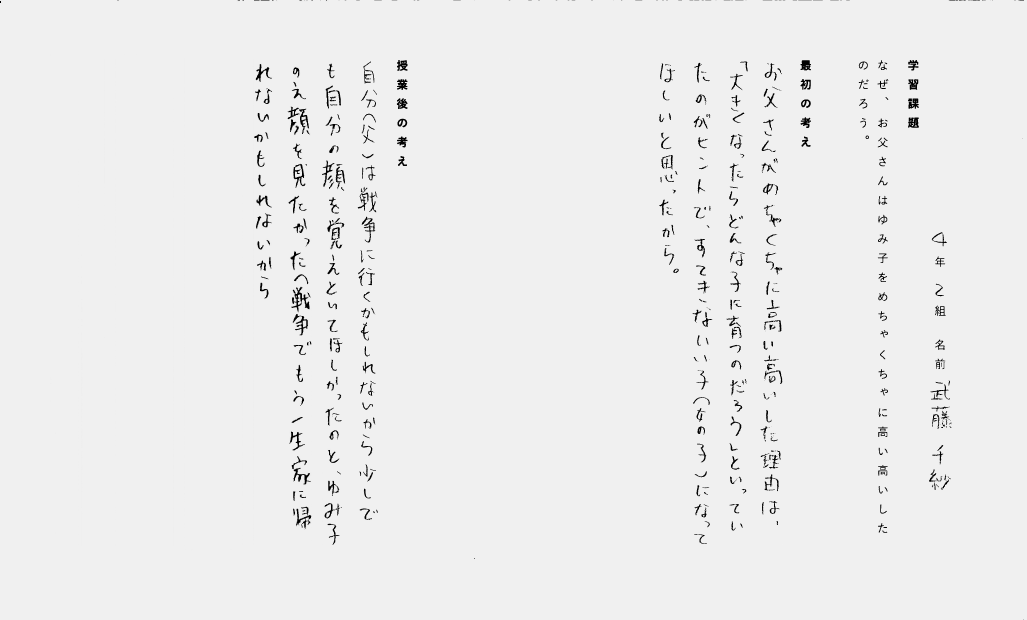
#> input picture temp/test_imgs/space_added_30.jpg, 4107 x 2480 px (shown at 1/4 size)
$ python remove_line.py temp/test_imgs/space_added_30.jpg
#> lines starting #> are read from the running program, lines starting #| are printed output that depends on the picture; after the words box and inside, x2 and y2 are one past the last pixel; in counts of white or black regions, pixels touching at a corner belong together
### needed_functions.py
import cv2
import base64
import numpy as np


def grayscale(image):
    return cv2.cvtColor(image, cv2.COLOR_BGR2GRAY)

def noise_reduce(img):
    gray_image = grayscale(img)
    thresh, im_bw = cv2.threshold(gray_image, 210, 255, cv2.THRESH_BINARY)
    kernel = np.ones((1, 1), np.uint8)
    image = cv2.dilate(im_bw, kernel, iterations=1)
    kernel = np.ones((1, 1), np.uint8)
    image = cv2.erode(image, kernel, iterations=1)
    image = cv2.morphologyEx(image, cv2.MORPH_CLOSE, kernel)
    image = cv2.medianBlur(image, 3)
    return image

# [4 lines left out: function encode_to_base64, not called in this run]

### remove_line.py
import cv2
import numpy as np
import sys
from needed_functions import noise_reduce
import numpy as np

space = 30

def myFunc(x):
	return x[0]

def thick_font(image):
    import numpy as np
    image = cv2.bitwise_not(image)
    kernel = np.ones((2,2),np.uint8)
    image = cv2.dilate(image, kernel, iterations=1)
    image = cv2.bitwise_not(image)
    return image

#background color
background = 255
working_dir="temp/test_imgs/"


def main(argv):
    # [load_image]
    # Check number of arguments
    if len(argv) < 1:
        print ('Not enough parameters')
        print ('Usage:\nremove_line.py < path_to_image >')
        return -1

    image = cv2.imread(argv[0], cv2.IMREAD_COLOR)
#> image is the input picture: shape (2480, 4107, 3); min 0, max 252, mean 236.9
    if image is None:
        print ('Error opening image: ' + argv[0])
        return -1
    cv2.imshow('raw', image)
    gray = noise_reduce(image)
    # gray = cv2.cvtColor(image,cv2.COLOR_BGR2GRAY)
    thresh = cv2.threshold(gray, 0, background, cv2.THRESH_BINARY_INV + cv2.THRESH_OTSU)[1]
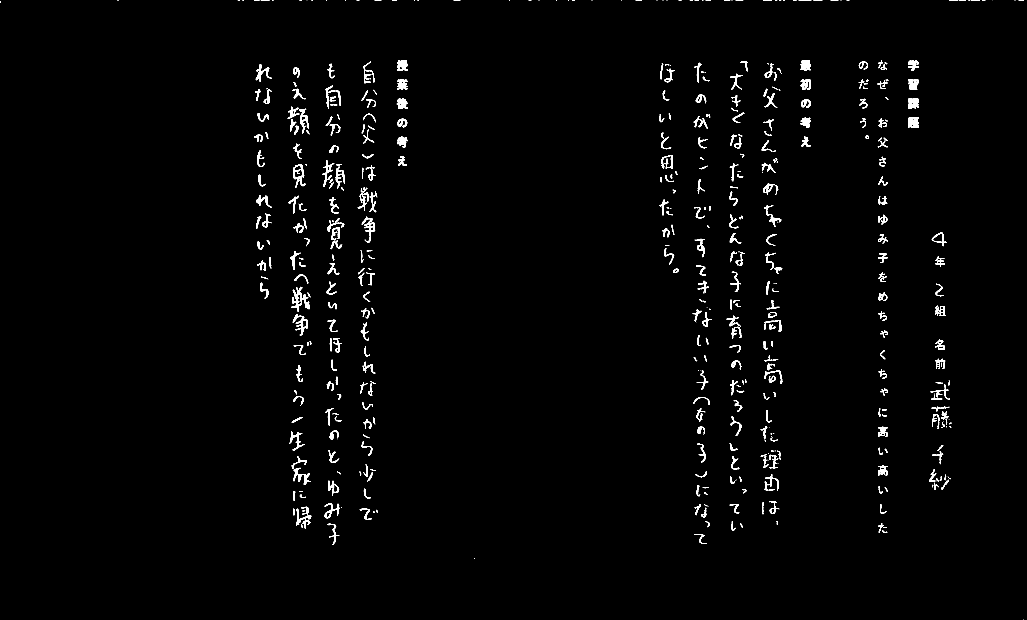
#> thresh: shape (2480, 4107) (shown at 1/4 size); 1.3% white; 591 white regions (137 under 20 px), largest, box (x1, y1, x2, y2) and area: (1165, 1147, 1238, 1247) 2272, (1173, 656, 1221, 750) 1502, (1171, 1256, 1232, 1341) 1480
    cv2.imshow('gray', gray)
    #Dilate
    dilate_kernel = cv2.getStructuringElement(cv2.MORPH_RECT, (1, 10)) #(width, height)
    dilation = cv2.dilate(thresh, dilate_kernel, iterations = 1)
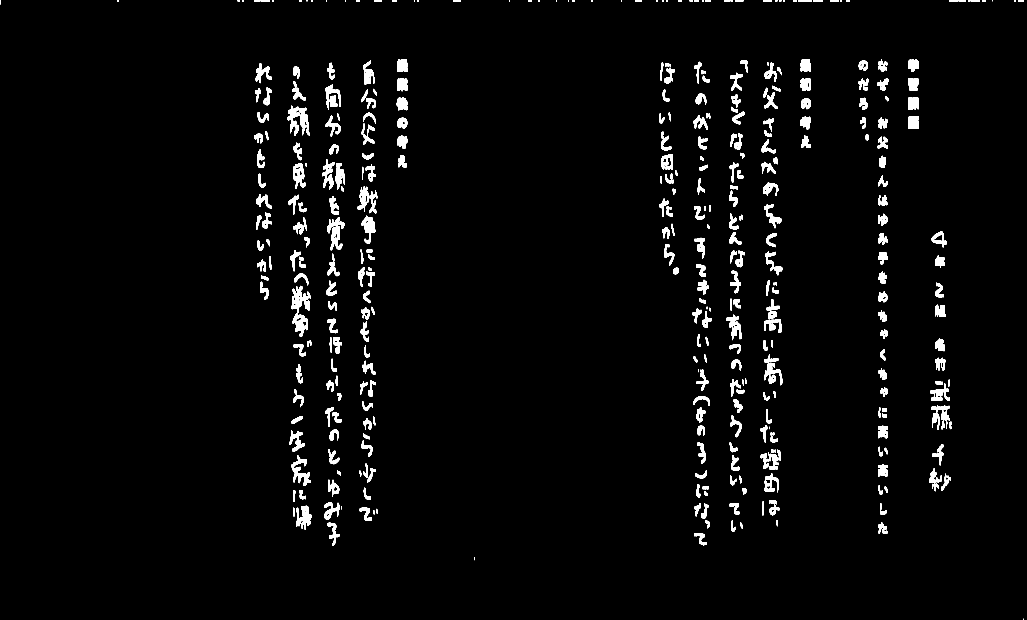
#> dilation: shape (2480, 4107) (shown at 1/4 size); 2.7% white; 468 white regions (15 under 20 px), largest, box (x1, y1, x2, y2) and area: (1165, 1143, 1242, 1252) 3919, (1167, 1821, 1242, 1943) 3385, (1184, 2023, 1245, 2119) 3006

    cv2.imshow('dilation', dilation)

    # Remove vertical line
    vertical_kernel = cv2.getStructuringElement(cv2.MORPH_RECT, (1, 55)) #(width, height)
    vertical_lines = cv2.morphologyEx(dilation, cv2.MORPH_OPEN, vertical_kernel, iterations=2)
#> vertical_lines: shape (2480, 4107); every value is 0
    cnts = cv2.findContours(vertical_lines, cv2.RETR_EXTERNAL, cv2.CHAIN_APPROX_SIMPLE)
#> cnts = 0 contours
    cnts = cnts[0] if len(cnts) == 2 else cnts[1]
#> cnts = []
    for c in cnts:
        cv2.drawContours(gray, [c], -1, (background,background,background), 12)
#> this loop made 0 passes
    cv2.imshow('vertical line', vertical_lines)
    _, threshold = cv2.threshold(vertical_lines, 110, 240, cv2.THRESH_BINARY)

    # Detecting contours in image.
    contours, _= cv2.findContours(threshold, cv2.RETR_EXTERNAL,
                                cv2.CHAIN_APPROX_SIMPLE)
#> contours = []

    # Going through every contours found in the image.

    x_coordinate = []
    for cnt in contours :
        approx = cv2.approxPolyDP(cnt, 0.009 * cv2.arcLength(cnt, True), True)

        # Used to flatted the array containing
        # the co-ordinates of the vertices.
        n = approx.ravel()
        i = 0

        for j in n :
            if(i % 2 == 0):
                x = n[i]
                y = n[i + 1]
                string = str(x) + " " + str(y)
                if(i == 0): pass
                else:
                    x_coordinate.append([x,y])
            i = i + 1
#> after the loop, x_coordinate = []

    x_coordinate.sort(key=myFunc)

    # Remove horizontal line
    # gray = cv2.cvtColor(image,cv2.COLOR_BGR2GRAY)
    thresh = cv2.threshold(gray, 0, background, cv2.THRESH_BINARY_INV + cv2.THRESH_OTSU)[1]
    horizontal_kernel = cv2.getStructuringElement(cv2.MORPH_RECT, (30, 1)) #(width, height)
    detected_lines = cv2.morphologyEx(thresh, cv2.MORPH_OPEN, horizontal_kernel, iterations=2)
    cnts = cv2.findContours(detected_lines, cv2.RETR_EXTERNAL, cv2.CHAIN_APPROX_SIMPLE)
#> cnts = 0 contours
    cnts = cnts[0] if len(cnts) == 2 else cnts[1]
#> cnts = []
    for c in cnts:
        cv2.drawContours(gray, [c], -1, (background,background,background), 12)

    cv2.imshow('horizontal line', detected_lines)
    # cv2.imshow('line delete', image)

    cv2.imshow('result', gray)
    # Save result
    # cv2.imwrite(working_dir+'line_removed.jpg', image)
    space_matrix = np.full((space, 1), background)
    for index, coordinate in enumerate(x_coordinate[2:-15]):
		# for i in range (1, space+1):
		# 	img = np.insert(img, coordinate[0]+space*a, 240, axis=1)
        gray = np.insert(gray, coordinate[0]+space*index, space_matrix, axis=1)

    cv2.imshow('after', gray)

    # Cut off white space and resize to 1024 x 768 (recommended size)
    # img = cv2.imread('temp/test_imgs/space_added_30.jpg') # Read in the image and convert to grayscale
    pre_cropping = gray[20:-20,20:-20] # Perform pre-cropping
#> pre_cropping: shape (2440, 4067); 98.7% white; 534 black regions (98 under 20 px), largest, box (x1, y1, x2, y2) and area: (1145, 1127, 1218, 1227) 2272, (1153, 636, 1201, 730) 1502, (1151, 1236, 1212, 1321) 1480
    pre_cropping = 255*(pre_cropping < 128).astype(np.uint8) # To invert the text to white
    pre_cropping = cv2.morphologyEx(pre_cropping, cv2.MORPH_OPEN, np.ones((2, 2), dtype=np.uint8)) # Perform noise filtering
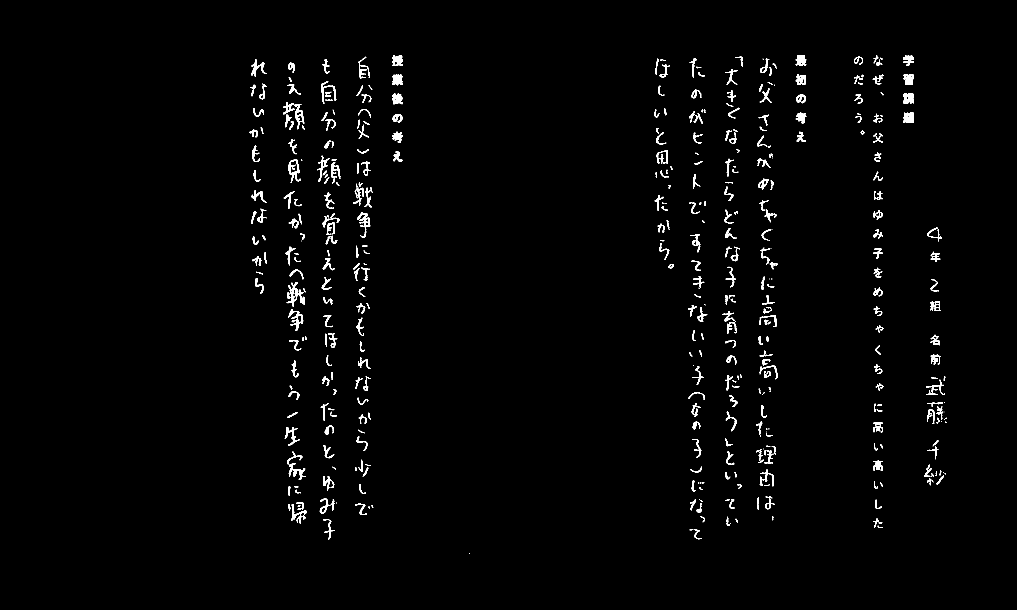
#> pre_cropping: shape (2440, 4067) (shown at 1/4 size); 1.3% white; 528 white regions (80 under 20 px), largest, box (x1, y1, x2, y2) and area: (1147, 1129, 1219, 1227) 2267, (1154, 637, 1202, 731) 1500, (1152, 1237, 1213, 1322) 1478
    coords = cv2.findNonZero(pre_cropping) # Find all non-zero points (text)
#> coords = contour of 128473 points, box (x1, y1, x2, y2) (997, 221, 3786, 2216), area 1055324
    x, y, w, h = cv2.boundingRect(coords) # Find minimum spanning bounding box
#> x = 997; y = 221; w = 2789; h = 1995
    rect = gray[y-50:y+h+50, x-50:x+w+50] # Crop the image - note we do this on the original image
#> rect: shape (2095, 2889); 97.9% white; 534 black regions (98 under 20 px), largest, box (x1, y1, x2, y2) and area: (218, 976, 291, 1076) 2272, (226, 485, 274, 579) 1502, (224, 1085, 285, 1170) 1480

    #Resize to 1024x768 (recommended by GG Vision)
    resized_image = cv2.resize(rect, (1024, 768), cv2.INTER_LANCZOS4)
    # cv2.imwrite("resized_image.png", resized_image)
    dilated_image = thick_font(resized_image)
#> in thick_font, `image = cv2.dilate(image, kernel, iterations=1)`:
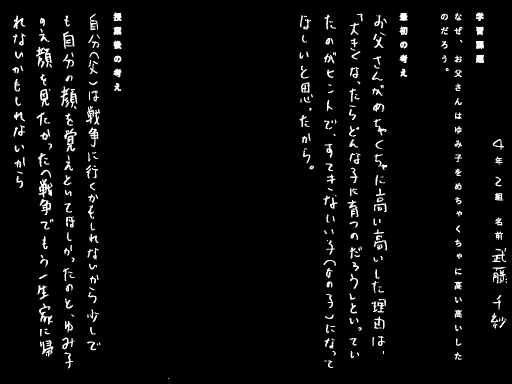
#> image: shape (768, 1024) (shown at 1/2 size); min 0, max 255, mean 9.6
#> in thick_font, `image = cv2.bitwise_not(image)`:
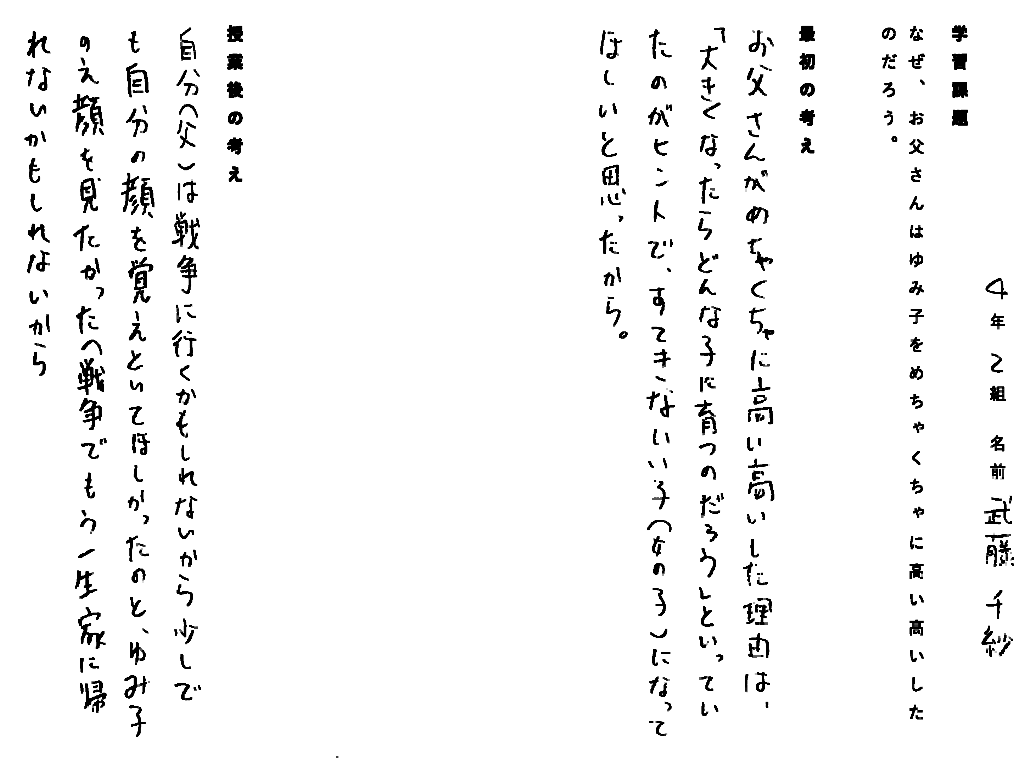
#> image: shape (768, 1024); min 0, max 255, mean 245.4
    cv2.imshow("Last", dilated_image)
    cv2.imwrite(working_dir+"final.png", dilated_image)

    cv2.waitKey()
    cv2.destroyWindow('hahaha')


if __name__ == "__main__":
    main(sys.argv[1:])

$ run again, with temp/test_imgs/bw_image.jpg copied over temp/test_imgs/space_added_30.jpg
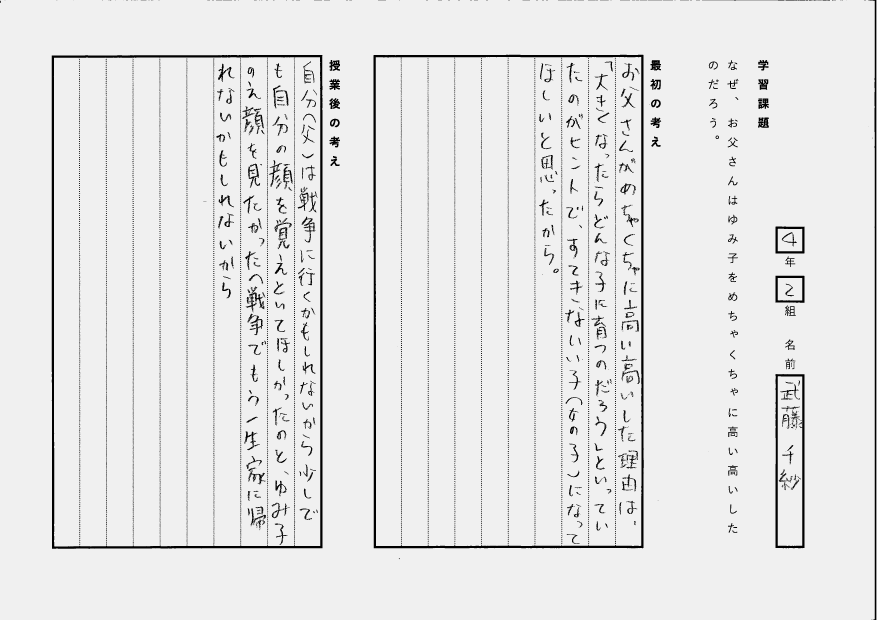
#> input picture temp/test_imgs/bw_image.jpg, 3507 x 2480 px (shown at 1/4 size)
#> in main, image is the input picture: shape (2480, 3507, 3); min 0, max 249, mean 230.8
#> im_bw: shape (2480, 3507); 96.2% white; 5486 black regions (4992 under 20 px), largest, box (x1, y1, x2, y2) and area: (207, 220, 1290, 2195) 54528, (1494, 219, 2575, 2193) 54049, (3472, 0, 3505, 2480) 15144
#> dilation: shape (2480, 3507); 7% white; 485 white regions (20 under 20 px), largest, box (x1, y1, x2, y2) and area: (207, 216, 1290, 2200) 141895, (1494, 215, 2575, 2198) 139020, (3102, 1492, 3218, 2198) 16385
#> vertical_lines: shape (2480, 3507); 2.5% white; 29 white regions
#> in main, `cnts = cv2.findContours(vertical_lines, cv2.RETR_EXTERNAL, cv2.CHAIN_A..`: cnts = 29 contours; largest, box (x1, y1, x2, y2) and area: (1280, 216, 1290, 2198) 15800, (1494, 216, 1504, 2198) 15697, (207, 218, 217, 2200) 15596, (2565, 215, 2574, 2198) 15412, (3498, 0, 3505, 2480) 12564
#> the loop in main, `for c in cnts:` made 29 passes
#> threshold: shape (2480, 3507); values 0 (black) and 240 (white), 2.5% white; 29 white regions
#> contours has the same summary as cnts
#> the loop in main, `for cnt in contours :` made 29 passes
#> n on passes 1 to 8: [3216, 1493, 3209, 2197], [3103, 1492, 3110, 2196], [3209, 1099, 3209, 1215, 3216, 1215, 3217, 1100], [3103, 1099, 3102, 1214, 3110, 1214, 3110, 1099], [3209, 903, 3209, 1018, 3216, 1018, 3217, 903], [3103, 902, 3102, 1017, 3110, 1018, 3110, 902], [531, 218, 534, 2198], [423, 218, 426, 2198]
#> after the loop in main, `for cnt in contours :`: x_coordinate = 37 pairs, first value 216 to 3504, second value 902 to 2479
#> detected_lines: shape (2480, 3507); 0.42% white; 47 white regions
#> in main, `cnts = cv2.findContours(detected_lines, cv2.RETR_EXTERNAL, cv2.CHAIN_A..`: cnts = 47 contours, 1 with area under 20; largest, box (x1, y1, x2, y2) and area: (435, 2185, 528, 2194) 736, (1080, 2184, 1173, 2193) 736, (972, 2184, 1065, 2193) 736, (2364, 2183, 2457, 2192) 736, (2149, 2183, 2242, 2192) 736
#> the loop in main, `for c in cnts:` made 47 passes
#> c on passes 1, 3, 5, 6, 7, 8, 9: [[329, 2186], [329, 2193], [419, 2193], [419, 2186]], [[650, 2185], [650, 2192], [742, 2192], [742, 2185]], [[435, 2185], [435, 2193], [527, 2193], [527, 2185]], [[3119, 2184], [3119, 2191], [3204, 2191], [3204, 2184]], [[2472, 2184], [2472, 2191], [2560, 2191], [2560, 2184]], [[2043, 2184], [2043, 2191], [2133, 2191], [2133, 2184]], [[1829, 2184], [1829, 2191], [1920, 2191], [1920, 2184]]
#> after the loop in main, `for c in cnts:`:
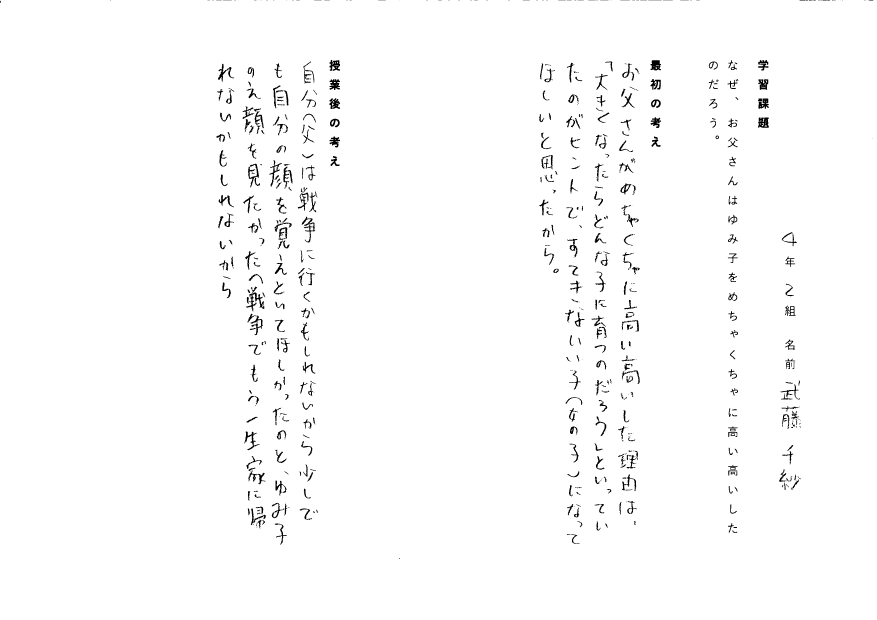
#> gray: shape (2480, 3507) (shown at 1/4 size); 98.5% white; 695 black regions (225 under 20 px), largest, box (x1, y1, x2, y2) and area: (984, 1170, 1057, 1245) 1557, (990, 1255, 1051, 1341) 1354, (3032, 470, 3076, 511) 1321
#> the loop in main, `for index, coordinate in enumerate(x_coordinate[2:-15]):` made 20 passes
#> coordinate on passes 1 to 8: [426, 2198], [534, 2198], [641, 2197], [749, 2197], [856, 2197], [963, 2197], [1071, 2197], [1179, 2197]
#> coords = contour of 125882 points, box (x1, y1, x2, y2) (996, 221, 3784, 2217), area 1058540
#> x = 996; y = 221; w = 2788; h = 1996
#> rect: shape (2096, 2888); 97.9% white; 634 black regions (185 under 20 px), largest, box (x1, y1, x2, y2) and area: (218, 999, 291, 1074) 1557, (224, 1084, 285, 1170) 1354, (2686, 299, 2730, 340) 1321
#> in thick_font, `image = cv2.bitwise_not(image)`:
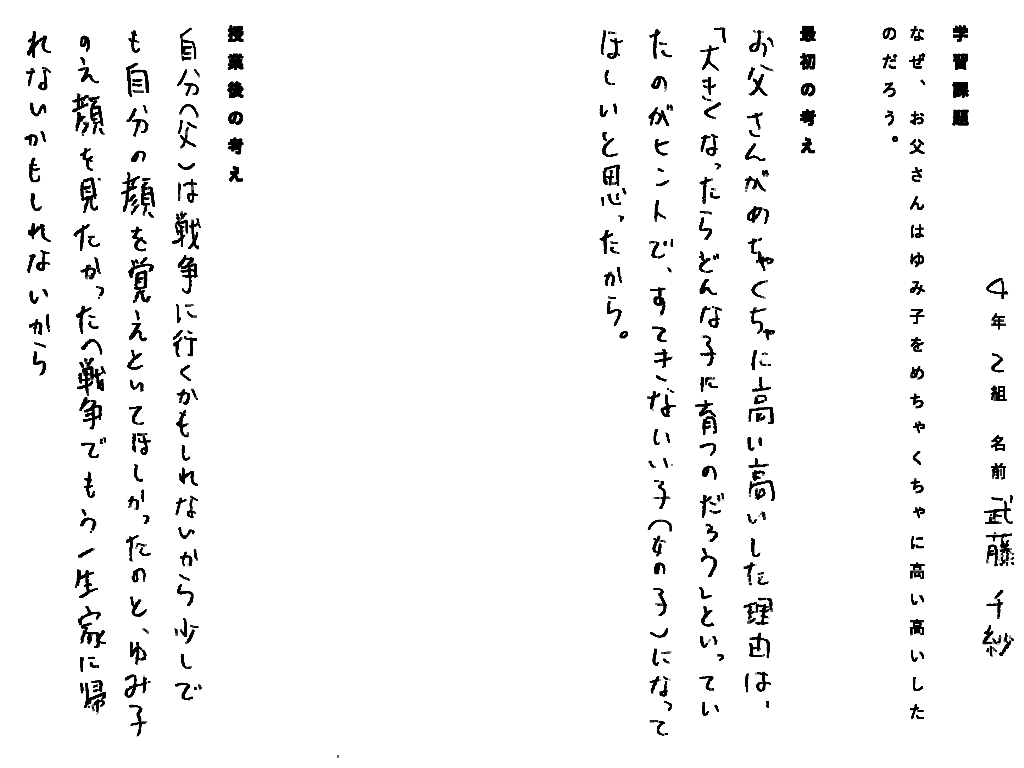
#> image: shape (768, 1024); min 0, max 255, mean 245.3
